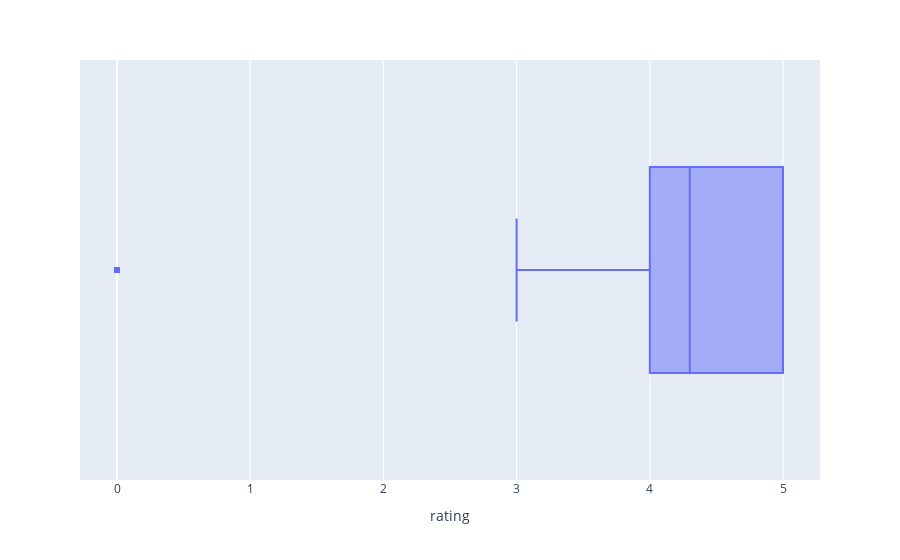

Here is the notebook cell this chart was saved with:
### Markdown cell above
### Observations

 - There are lot of 'Not given' values values in the data can be treated as NULL values 
    Further the data can be grouped as per the restaurants and NULL values can be dealt with by taking mean of all the rating values of that group and
    assign to NULL values of that particular group itself. If after this operation null values persist, can go ahead with keeping them as zero.

### Code cell
# boxplot of rating column wherein the 'Not Given' values are modified
def replace_values_rating (df):

    df['rating'] = pd.to_numeric(df['rating'],errors = 'coerce')

    df['rating'] = df.groupby('restaurant_name')['rating'].transform(lambda x: x.fillna(x.mean()))

    df['rating'].fillna(0,inplace = True)

    return df

rating_data = replace_values_rating(data)
px.box(rating_data , x='rating')

### Figure 1 — Plotly figure (JSON) as saved in the notebook; plotly's stock layout.template omitted (floating-point values rounded to 4 significant figures; data arrays with more than 128 entries replaced by an {"elided": "..."} marker saying what was removed)
{"data": [{"alignmentgroup": "True", "hovertemplate": "rating=%{x}<extra></extra>", "legendgroup": "", "marker": {"color": "#636efa"}, "name": "", "notched": false, "offsetgroup": "", "orientation": "h", "showlegend": false, "type": "box", "x": {"elided": "1898 float values"}, "x0": " ", "xaxis": "x", "y0": " ", "yaxis": "y"}], "layout": {"boxmode": "group", "legend": {"tracegroupgap": 0}, "margin": {"t": 60}, "xaxis": {"anchor": "y", "domain": [0, 1], "title": {"text": "rating"}}, "yaxis": {"anchor": "x", "domain": [0, 1]}}}
